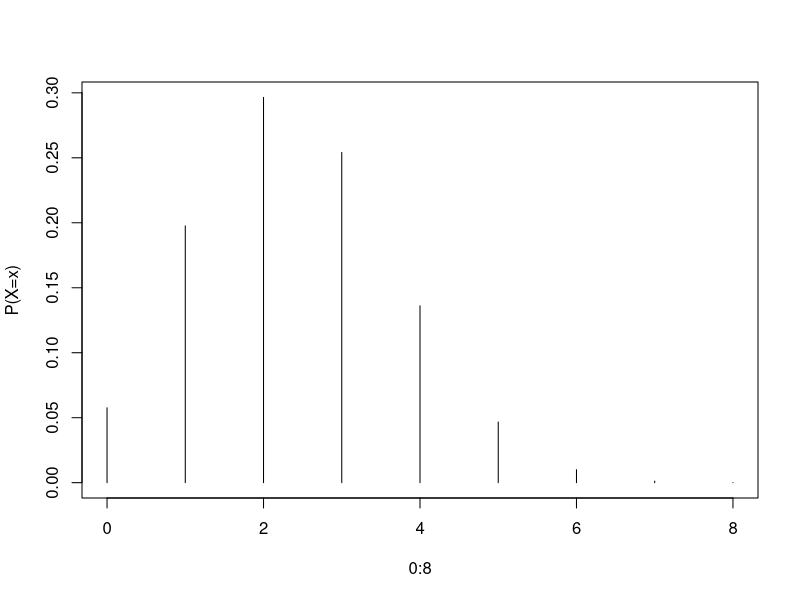
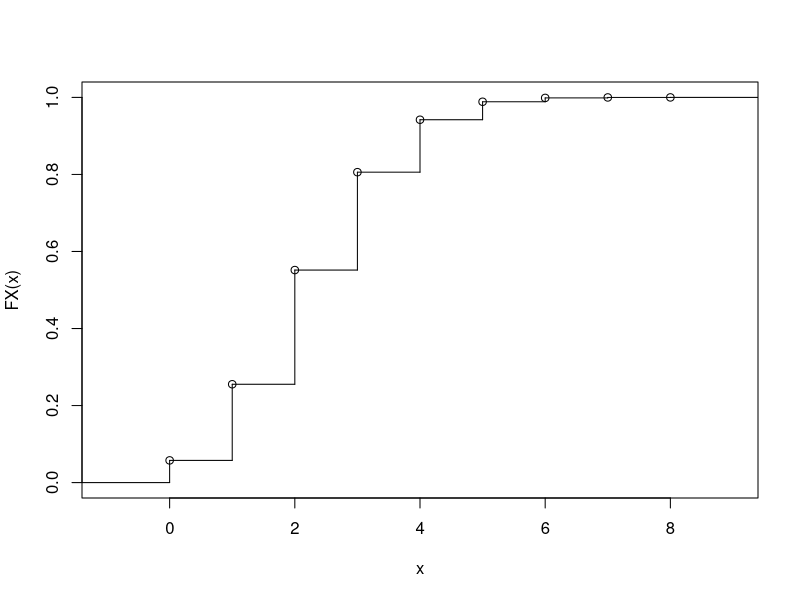
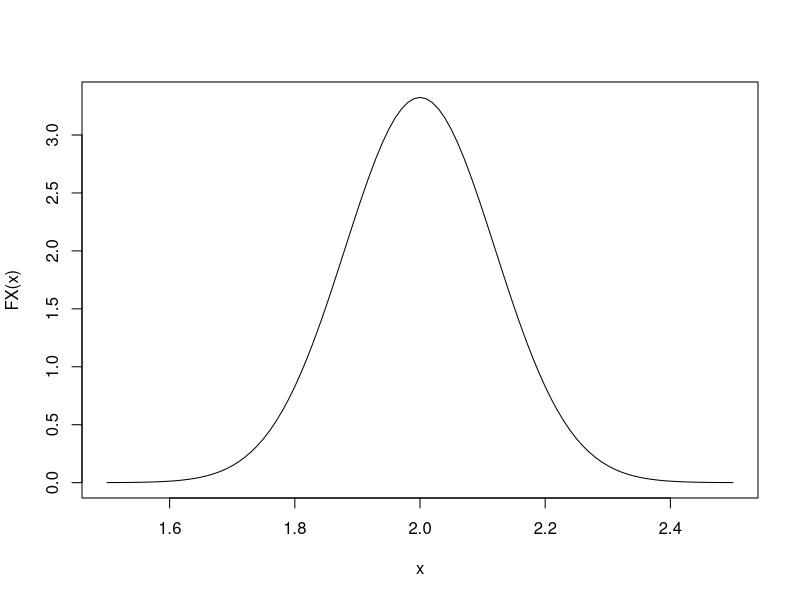
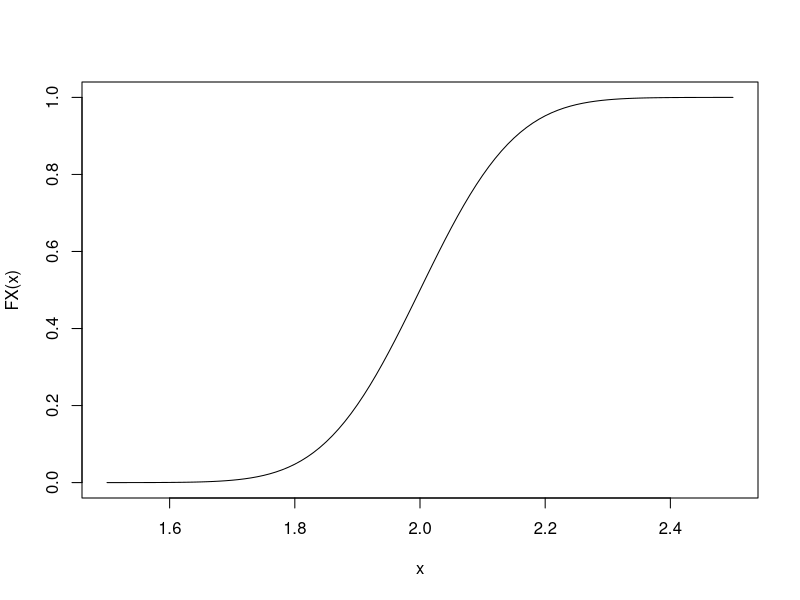
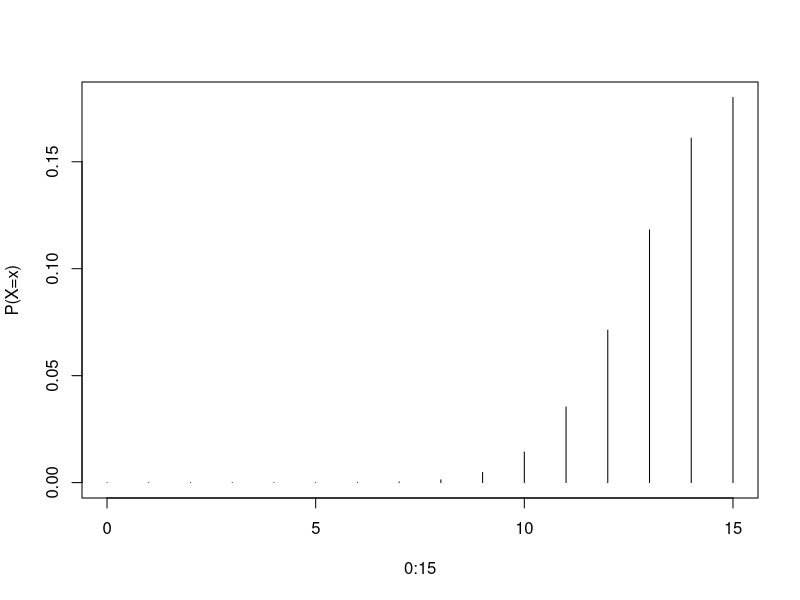
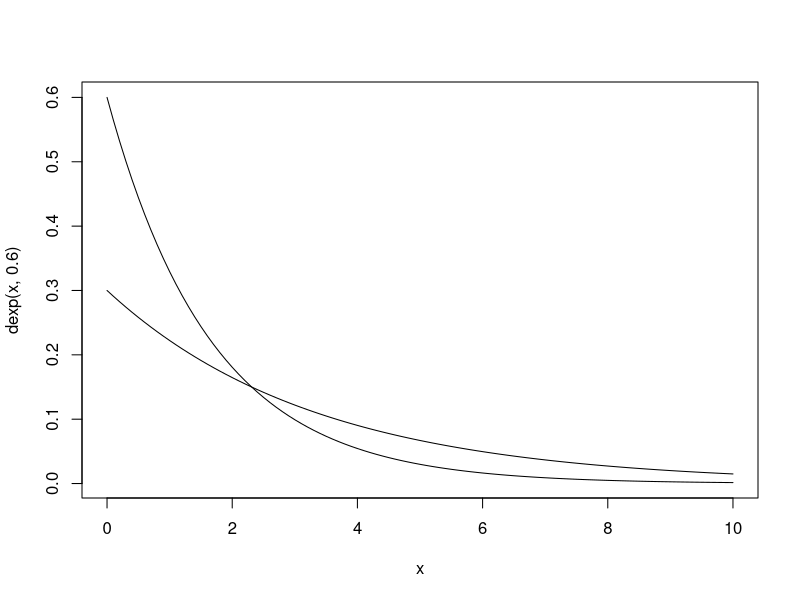
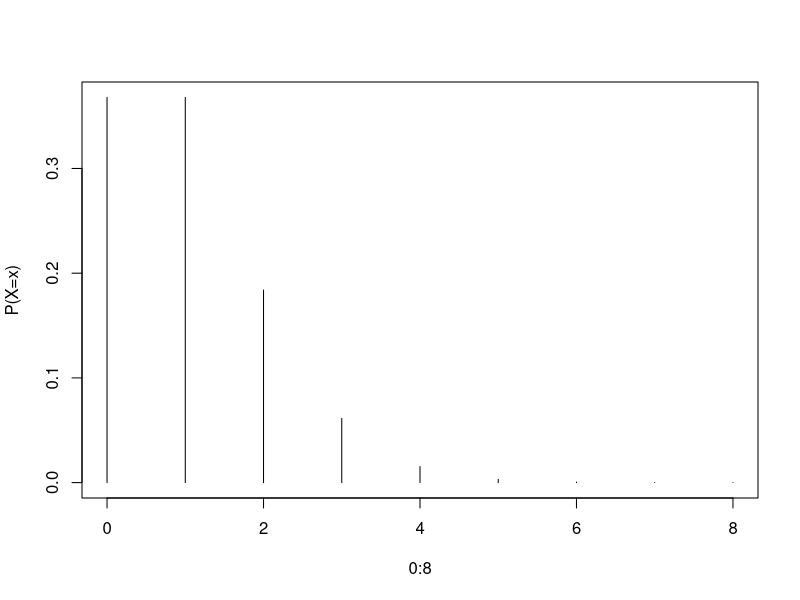
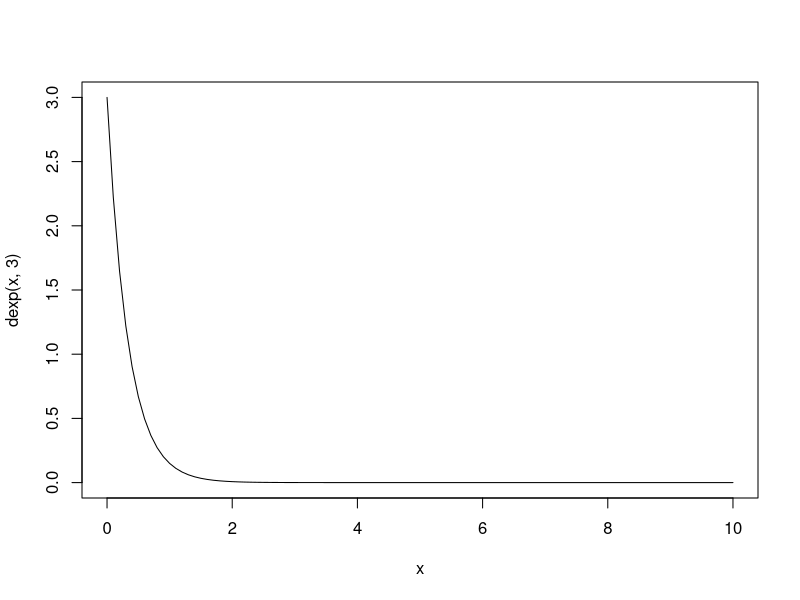

The R source for these figures, in order:
## Mot So Phan Phoi Xac Suat Thong Dung
## binom: Phan Phoi Nhi Thuc B
## norm: Phan Phoi chuan N
## pois: Phan Phoi Poisson P
## unif: Phan Phoi Deu U
## exp: Phan Phoi Mu E
## hyper: Phan Phoi Sieu Boi
## ROI RAC: nhi thuc, sieu boi, pois

## De nhan mat do dung lenh d(phan phoi)
## De nhan gia tri cua ham phan phoi dung p(phan phoi)
## De mo phong gia tri cua phan phoi dung r(phan phoi)
## De nhan gia tri phan vi cua phan phoi dung lenh q(phan phoi)

##1. Mat do:
## -Voi bien ngau nhien X roi rac, mat do cua X tai x la xac suat P(X=x)
## -Voi bien ngau nhien X co ham mat do fx, mat do cua X tai x la fX(x)
# Ghi chu:
# Neu phan phoi cua X phu thuoc vao mot hoac nhieu tham so, thi mat do cua X tai x duoc cho boi lenh
# d[phanphoi(x,thamso1, thamso2)]

##2. Bieu Dien Bang Do Thi
# Ve bieu dien do thi cua ham xac suat cua bien roi rac X 
# dung lenh "plot" va tuy chon "type=h"
#plot([Pham vi ve], [loai phan phoi(bien x la vector)], type = "h", ylab = "[Tieu De]")
#curve([loai phan phoi], from = [diem bat dau], to = [diem ket thuc], ylab = "[tieu de]")

##3. Ham Phan Phoi: FX(x) = P(X <= x)
# *Ghi chu:
# Neu phan phoi cua X phu thuoc vao mot hoac nhieu tham so, thi ham phan phoi cua X tai x duoc cho boi lenh
# p[phanphoi(x,thamso1, thamso2)]
# Co the tinh P(X>x) = 1 - FX(x), bang lenh: 
# p[phanphoi(x,tham1,tham2, lower.tail=FALSE)]
# *Ve ham phan phoi:
# -Dung lenh stepfun cho bien ngau nhien roi rac
# -Dung lenh curve cho bien ngau nhien

## 4. Phan vi
# Neu phan phoi cua X phu thuoc vao mot hoac nhieu tham so, thi phan vi muc p cua X duoc cho boi
# q[phanphoi(p,tham1,tham2)]

##VD1: 
#a) dbinom(k,n,p)
#X~B(8,0.3)
dbinom(4,8,0.3)
#Ve ham mat do
plot(0:8,dbinom(0:8,8,0.3),type = "h", ylab = "P(X=x)")
#Tinh FX(4) = P(X <= 4)
pbinom(4,8,0.3)
#Ve ham phan phoi 
#stepfun de ve ham phan phoi
plot(stepfun(0:8,c(0,pbinom(0:8,8,0.3))), ylab="FX(x)", main = "")
#Tinh phan vi muc 0.25
qbinom(0.25,8,0.3)

#b) dnorm(x,mu,sigma)
# X~N(2,0.12^2)
dnorm(1.7,2,0.12)
#Ve ham mat do
curve(dnorm(x,2,0.12), from=1.5, to = 2.5, ylab = "FX(x)")
#Tinh FX(2.1) = P(X<=2.1)
pnorm(2.1,2,0.12)
#Ve Ham phan phoi
curve(pnorm(x,2,0.12), from = 1.5, to = 2.5, ylab = "FX(x)")
#Tinh phan vi muc 0.975
qnorm(0.975,2,0.12)

#c) X~E(3)
# Tinh P(X>2)
pexp(2,3,lower.tail = FALSE)

##VD2: Tinh ham mat do voi 1 vector
#a) c(4,6)
dbinom(c(4,6),8,0.3)
#b) dexp(x,lambda)
dexp(2,c(1:3))

##5. Mo phong cac phan phoi duoc lap trinh san
#*Lenh:
# -Neu phan phoi cua X phu thuoc vao mot hoac vai tham so, tham1, tham2 thi mo phong n bien doc lap co cung phan phoi nhu X bang: 
# r[phanphoi(n,tham1,tham2)]

##VD3:
#a) Mo phong mot mau ngau nhien co 10 cua phan phoi Poission P(2)
rpois(10,2)
#b) Mo phong mot mau ngau nhien co 80 co phan phoi nhi thuc B(1,0.02)
rbinom(80,1,0.02)
#c) Mo phong mt mau ngau nhien co 15 cua phan phoi N(2,0.12^2)
rnorm(15,2,0.12)

#BTVN1: //Phan phoi sieu boi: hyber(x,m,n,k) p/s: hyper(x,M,N,n)
#rhyper(nn,m,n,k)
plot(0:15,dhyper(0:15,25,100,75),type = "h", ylab = "P(X=x)")

#BTVN2: 
sum(dhyper(5:12,25,100,75))
phyper(12,25,100,75) - phyper(5,25,100,75)

#BTVN3: 
#a) 
curve(dexp(x,0.6),0,10)
#b)
curve(dexp(x,0.3),0,10,add = T)
#c)

#BTVN4:
plot(0:8,dpois(0:8,1),type = "h" ,ylab = "P(X=x)" )

#BTVN5:
curve(dexp(x,3),0,10)

#BTVN6: 
ylim = c(0,0.25)
split.screen(c(1,2)) 
screen(1)
plot(0:50,dbinom(0:50,50,0.08), type = "h", ylab = "P(X=x)", main = "X~B(50,0.08)")
screen(2)
plot(0:50,dpois(0:50,4), type = "h", ylab = "P(X=x)", main = "X~P(4)")
close.screen(all = TRUE)

#BTVN7:
plot(0:50, dbinom(0:50,50,0.4),type = "h", ylab = "P(X=x)")
curve(dnorm(x,20,sqrt(12)), from = 0, to = 50, add = T)
